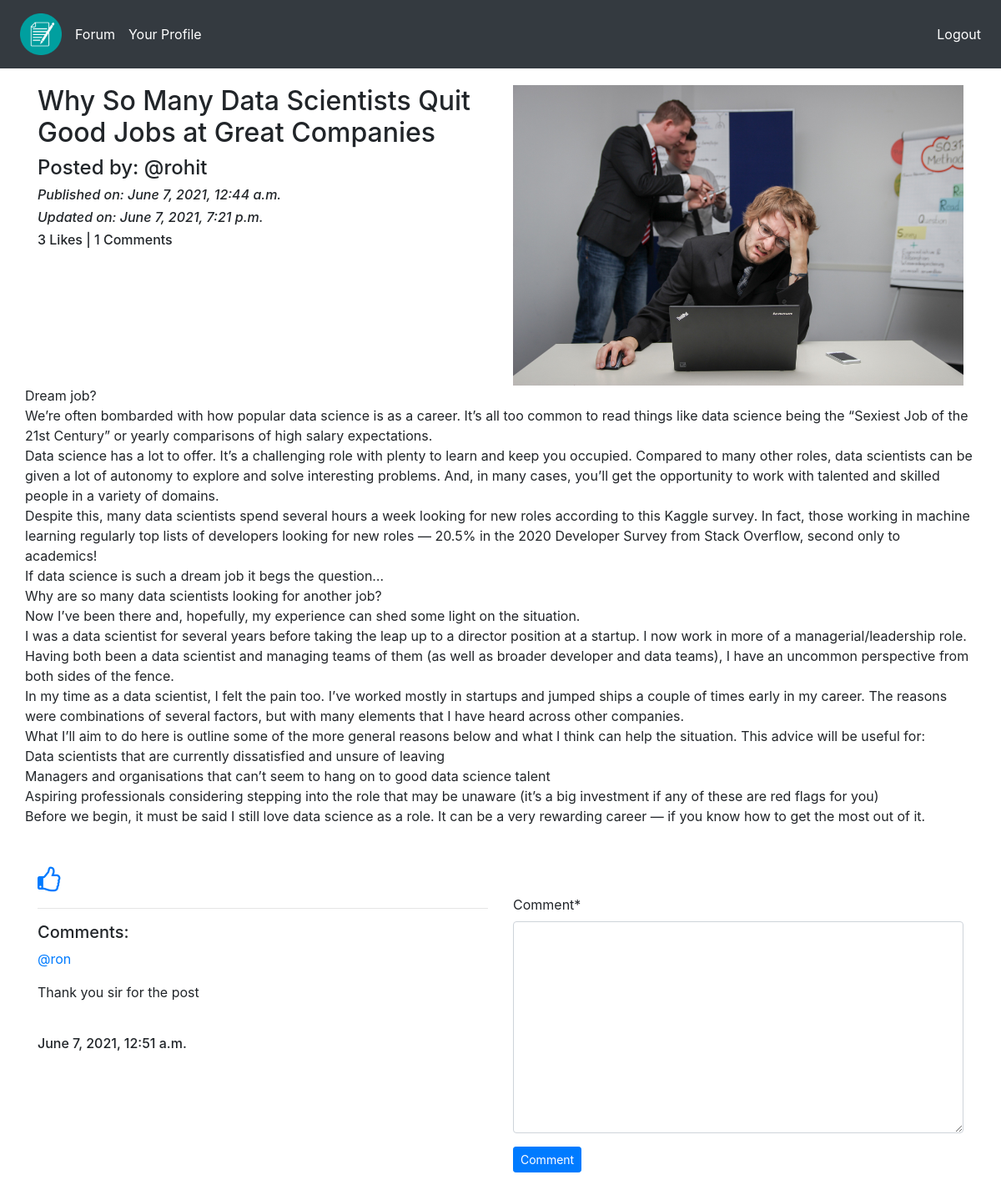
The page /article/details/why-so-many-data-scientists-quit-good-jobs-at-great-companies-9fb35c54-0379-43a5-ab63-0247b62c5dcb (signed in) on the database its author committed.
### Article/models.py (models this page shows, shortened)
class Article_model(models.Model):
    author = models.ForeignKey(
        User, on_delete=models.CASCADE, related_name='post_author')
    article_title = models.CharField(
        max_length=264, verbose_name='Put a Title')
    slug = models.SlugField(max_length=264, unique=True)
    article_content = models.TextField(verbose_name="What is on your mind?")
    article_image = models.ImageField(
        upload_to='article_images', verbose_name='Image')
    publish_date = models.DateTimeField(auto_now_add=True)
    update_data = models.DateTimeField(auto_now=True)
    class Meta:
        ordering = ('-publish_date',)

class Comment(models.Model):
    article = models.ForeignKey(
        Article_model, on_delete=models.CASCADE, related_name='article_comment')
    user = models.ForeignKey(
        User, on_delete=models.CASCADE, related_name='user_comment')
    comment = models.TextField()
    comment_date = models.DateTimeField(auto_now_add=True)
    class Meta:
        ordering = ('-comment_date',)

### App_Login/models.py (models this page shows)
class User(AbstractUser):
    is_teacher = models.BooleanField(default=False)
    is_student = models.BooleanField(default=False)
    first_name = models.CharField(max_length=100)
    last_name = models.CharField(max_length=100)

### Article/views.py (the view, shortened to what this page needs)
# urls.py: path('details/<slug:slug>', views.article_details, name='article_details'),
@login_required
def article_details(request, slug):
    article = Article_model.objects.get(slug=slug)
    comment_form = CommentForm()
    already_liked = Likes.objects.filter(article=article, user=request.user)
    if already_liked:
        liked = True
    else:
        liked = False
    return render(request, 'Article/article_details.html', context={'article': article, 'comment_form': comment_form, 'liked': liked, })

### Article/forms.py
class CommentForm(forms.ModelForm):
    class Meta:
        model = Comment
        fields = ('comment',)

### templates/Article/article_details.html (shortened to what this page needs)
{% extends 'base.html' %} {% load crispy_forms_tags %} {% block title_block %} {{article.article_title}} {% endblock %} {% block body_block %}
<div class="row">
    <div class="col-sm-6">
        <h2>{{article.article_title}}</h2>
        <h4>Posted by: @{{article.author}}</h4>
        <i><h6>Published on: {{article.publish_date}}</h6></i>
        <i><h6>Updated on: {{article.update_data}}</h6></i>
        <h6>{{article.liked_article.count}} Likes | {{article.article_comment.count}} Comments</h6>
    </div>
    <div class="col-sm-6">
        <img src="/media/{{article.article_image}}" alt="" width="100%">
    </div>
    <p>{{article.article_content | linebreaks}}</p>
</div>
{% if not liked %}
<a href="{% url 'Article:liked_post' pk=article.pk %}">
    <i class="fa fa-thumbs-o-up fa-2x" aria-hidden="true"></i>
</a>
{% else %}
<a href="{% url 'Article:unliked_post' pk=article.pk %}">
    <i class="fa fa-thumbs-o-down fa-2x" aria-hidden="true"></i>
</a>
{% endif %}
<div class="row">
    <div class="col-sm-6">
        <hr>
        <h5>Comments:</h5>
        {% for comment in article.article_comment.all %}
        <p><a href="#">@{{comment.user}}</a> {{comment.comment| linebreaks}}<br>
            <h6>{{comment.comment_date}}</h6>
        </p>
        {% endfor %}
    </div>
    <div class="col-sm-6">
        <form method="POST">
            {{ comment_form|crispy }} {% csrf_token %}
            <button type="submit" class="btn btn-primary btn-sm">Comment</button>
        </form>
    </div>
</div>
<br>
<br> {% endblock %}

### rows shown on the page
Article_model: article_title "Why So Many Data Scientists Quit Good Jobs at Great Companies", author "rohit", publish_date "June 7, 2021, 12:44 a.m.", update_data "June 7, 2021, 7:21 p.m.", liked_article.count "3", article_comment.count "1", article_image (picture), article_content "Dream job? We’re often bombarded with how popular data science is as a career. It’s all too common to read things like data science being the “Sexiest Job of the 21st Century” or yearly comparisons of high salary expectations. Data science has a lot to offer. It’s a challenging role with plenty to learn and keep you occupied. Compared to many other roles, data scientists can be given a lot of autonomy to explore and solve interesting problems. And, in many cases, you’ll get the opportunity to work with talented and skilled people in a variety of domains. Despite this, many data scientists spend several hours a week looking for new roles according to this Kaggle survey. In fact, those…"
Comment: user "ron", comment "Thank you sir for the post", comment_date "June 7, 2021, 12:51 a.m."
